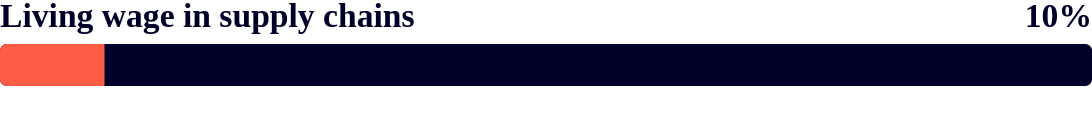

Describe this chart as a Vega-Lite specification.
### Vega specification from a JSON file in a GitHub repository (floating-point values rounded to 4 significant figures)
{"$schema": "https://vega.github.io/schema/vega/v5.json", "description": "Living wage in supply chains", "width": 650, "height": 60, "signals": [{"name": "title", "value": "Living wage in supply chains"}, {"name": "barHeight", "value": "25"}, {"name": "colors", "value": {"orange": "#FF5C45", "red": "#FE0000", "blue": "#7EB2E2", "navy": "#000029", "yellow": "#FFCB2B"}}, {"name": "barTitle", "value": null, "on": [{"events": "rect:mouseover, text:mouseover", "update": "datum.title"}, {"events": "rect:mouseout, text:mouseout", "update": "null"}]}, {"name": "click", "value": null, "on": [{"events": "rect:click", "update": "datum.wikirate_page"}, {"events": "rect:click", "update": "datum.wikirate_page"}]}], "data": [{"name": "metric_answers", "values": [{"meet_criteria": 20, "num_of_assessed": 209}]}, {"name": "counts", "source": ["metric_answers"], "transform": [{"type": "window", "ops": ["row_number"], "as": ["seq"]}, {"type": "formula", "expr": "title", "as": "title"}, {"type": "formula", "expr": "'https://wikirate.org/'+'~14019233'", "as": "wikirate_page"}, {"type": "formula", "expr": "datum.meet_criteria/datum.num_of_assessed", "as": "percentage"}, {"type": "formula", "expr": "format(datum.meet_criteria / datum.num_of_assessed, '.0%')", "as": "percent_label"}, {"type": "formula", "expr": "datum.meet_criteria + ' out of ' + datum.num_of_assessed + ' statements'", "as": "count_label"}]}], "scales": [{"name": "xscale", "domain": [0, 1], "zero": true, "type": "linear", "range": "width"}, {"name": "yscale", "range": "height", "domain": {"data": "counts", "field": "title"}, "type": "band", "padding": 0.4}, {"name": "color", "type": "linear", "domain": [0, 3], "range": {"signal": "[colors.orange, colors.yellow, colors.navy, colors.blue]"}}], "marks": [{"type": "rect", "from": {"data": "counts"}, "encode": {"update": {"x": {"value": 0}, "x2": {"scale": "xscale", "value": 1}, "y": {"scale": "yscale", "field": "title"}, "height": {"signal": "barHeight"}, "fill": {"signal": "colors.navy"}, "tooltip": {"field": "count_label"}, "opacity": {"signal": "if(barTitle == datum.title, 0.5, 1)"}, "cornerRadius": {"value": 4}}, "hover": {"cursor": {"value": "pointer"}}}}, {"type": "rect", "from": {"data": "counts"}, "encode": {"update": {"x": {"value": 0}, "x2": {"scale": "xscale", "field": "percentage"}, "y": {"scale": "yscale", "field": "title"}, "height": {"signal": "barHeight"}, "fill": {"signal": "colors.orange"}, "tooltip": {"field": "count_label"}, "cornerRadiusTopLeft": {"value": 4}, "cornerRadiusBottomLeft": {"value": 4}}, "hover": {"cursor": {"value": "pointer"}}}}, {"type": "text", "from": {"data": "counts"}, "encode": {"update": {"fontSize": {"value": 20}, "font": {"value": "Rubik"}, "x": {"scale": "xscale", "value": 1}, "y": {"scale": "yscale", "field": "title", "offset": -6}, "baseline": {"value": "bottom"}, "align": {"value": "right"}, "text": {"field": "percent_label"}, "fontWeight": {"value": "bold"}, "fill": {"scale": "color", "signal": "if(barTitle == datum.title, 0, 2)"}}, "hover": {"cursor": {"value": "pointer"}}}}, {"type": "text", "from": {"data": "counts"}, "encode": {"update": {"fontSize": {"value": 20}, "font": {"value": "Rubik"}, "x": {"value": 0}, "y": {"scale": "yscale", "field": "title", "offset": -6}, "text": {"field": "title"}, "baseline": {"value": "bottom"}, "fontWeight": {"value": "bold"}, "fill": {"signal": "colors.navy"}}, "hover": {"cursor": {"value": "pointer"}}}}]}
